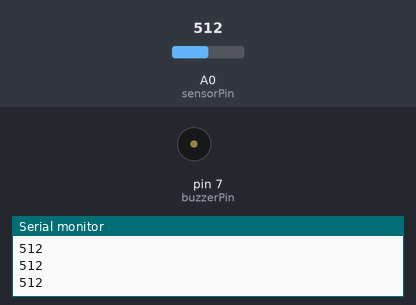
The sketch below on a simulated Arduino Uno, built with avr-gcc and run on an emulated ATmega328P. Shown: buzzer (waves = sounding), the last lines printed to the serial monitor. Inputs (shaded band) come from the test bench; at power-on: A0 (sensorPin) = 512.

Above: at 1.2 s.
1.3 s: A0 (sensorPin) set to 522
At 1.9 s:
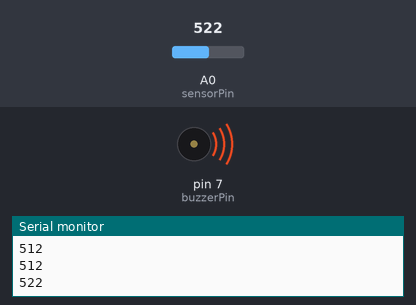
4.3 s: A0 (sensorPin) set to 511
6.0 s: A0 (sensorPin) set to 716
At 6.8 s:
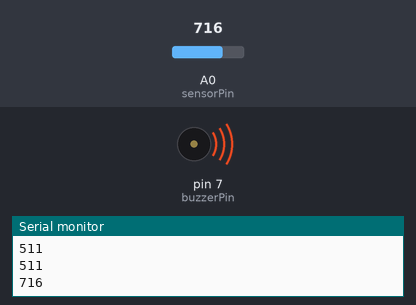
9.0 s: A0 (sensorPin) set to 502
Timing chart, 0 to 11.7 s (numbered marks = the images above; inputs shaded):
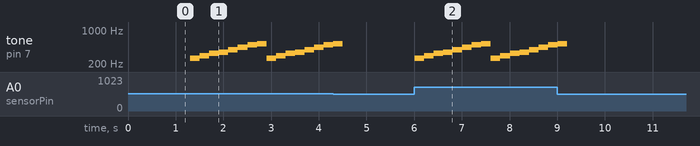

Measured:
- the behaviour switches between 512 and 513 on A0 (sensorPin) (found by bisection; images 0 and 1)
- after the input at 1.3 s, tone on pin 7 (buzzerPin): plays 262 Hz for 0.20 s, 294 Hz for 0.20 s, 330 Hz for 0.20 s, 349 Hz for 0.20 s, 392 Hz for 0.20 s, 440 Hz for 0.20 s … (15 notes in this stretch), starting at once
- after the input at 6.0 s, tone on pin 7 (buzzerPin): plays 262 Hz for 0.20 s, 294 Hz for 0.20 s, 330 Hz for 0.20 s, 349 Hz for 0.20 s, 392 Hz for 0.20 s, 440 Hz for 0.20 s … (15 notes in this stretch), starting at once

The sketch:

gpt_arduino_3.ino
```cpp
int sensorPin = A0;  // 가변저항의 핀 번호
int thresholdValue = 512; // 가변저항의 임계값

int buzzerPin = 7; // 피에조의 핀 번호
int melody[] = { 262, 294, 330, 349, 392, 440, 494, 523 }; // 멜로디 배열
int noteDuration = 200; // 음 길이

void setup() {
  pinMode(sensorPin, INPUT);
  pinMode(buzzerPin, OUTPUT);
  Serial.begin(9600);
}

void loop() {
  int sensorValue = analogRead(sensorPin); // 가변저항의 값을 읽음
  Serial.println(sensorValue); // 시리얼 모니터에 가변저항의 값을 출력

  if (sensorValue > thresholdValue) { // 가변저항의 값이 임계값을 넘으면
    playMelody(); // 멜로디를 연주하는 함수를 호출
  }
}

void playMelody() { // 멜로디를 연주하는 함수
  for (int i = 0; i < 8; i++) {
    tone(buzzerPin, melody[i]); // i번째 음을 출력
    delay(noteDuration); // 음 길이만큼 기다림
  }
  noTone(buzzerPin); // 피에조를 꺼줌
}
```
